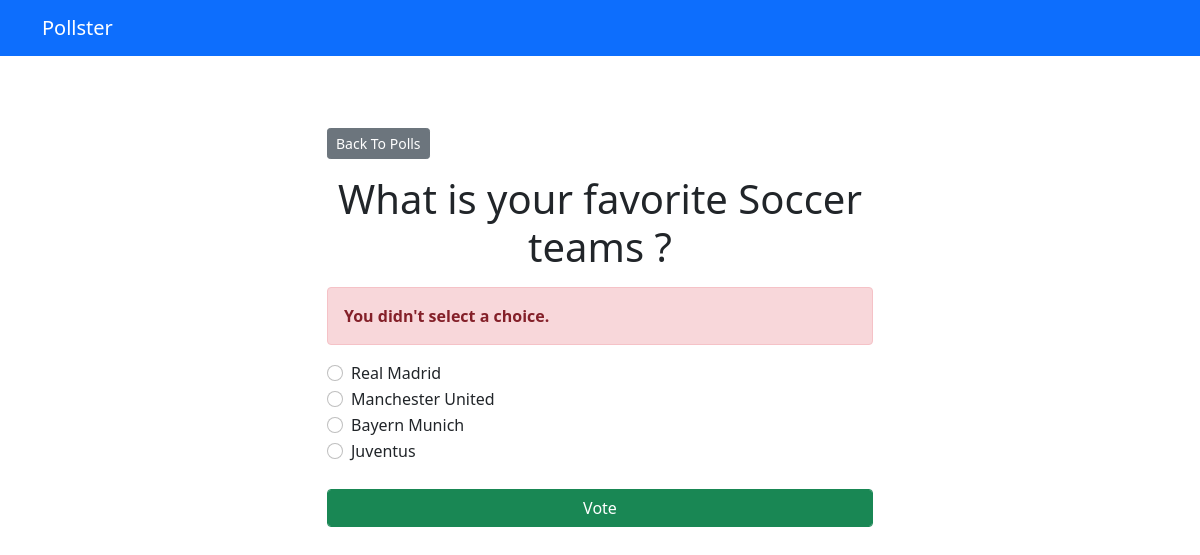
/polls/2/vote/, run on the app's committed database.
### polls/models.py (models this page shows, shortened)
class Question(models.Model):
    question_text = models.CharField(max_length=200)
    publish_date = models.DateTimeField('date published')

class Choice(models.Model):
    question = models.ForeignKey(Question, on_delete=models.CASCADE)
    choice_text = models.CharField(max_length=200)
    votes = models.IntegerField(default=0)

### polls/views.py (the view)
# urls.py: path('<int:question_id>/vote/', views.vote, name='vote'),
def vote(request, question_id):
    question = get_object_or_404(Question, pk=question_id)
    try:
        selected_choice = question.choice_set.get(pk=request.POST['choice'])
    except (KeyError, Choice.DoesNotExist):
        return render(request, 'polls/detail.html', {
            'question': question,
            'error_message': "You didn't select a choice.",
        })
    else:
        selected_choice.votes += 1
        selected_choice.save()
        return HttpResponseRedirect(reverse('polls:results', args=(question.id,)))

### templates/polls/detail.html (shortened to what this page needs)
{% extends 'base.html' %}
{% block content %}
<a class="btn btn-secondary btn-sm mb-3" href="{% url 'polls:index' %}">Back To Polls</a>
<h1 class="text-center mb-3">{{ question.question_text }}</h1>
{% if error_message %}
<p class="alert alert-danger">
	<strong>{{ error_message }}</strong>
</p>
{% endif %}
<form action="{% url 'polls:vote' question.id %}" method="post">
	{% for choice in question.choice_set.all %}
		<div class="form-check">
			<input
				type="radio"
				name="choice"
				class="form-check-input"
				id="choice{{ forloop.counter }}"
				value="{{ choice.id }}"
			/>
			<label for="choice{{ forloop.counter }}">{{ choice.choice_text }}</label
			>
		</div>
	{% endfor %}
	<div>
		<input type="submit" value="Vote" class="btn btn-success form-control mt-4" />
	</div>
</form>
{% endblock %}

### data on the page
Question: question_text "What is your favorite Soccer teams ?"
Choice: choice_text "Real Madrid"
Choice: choice_text "Manchester United"
Choice: choice_text "Bayern Munich"
Choice: choice_text "Juventus"

### other printed values
{{ error_message }} "You didn't select a choice."
